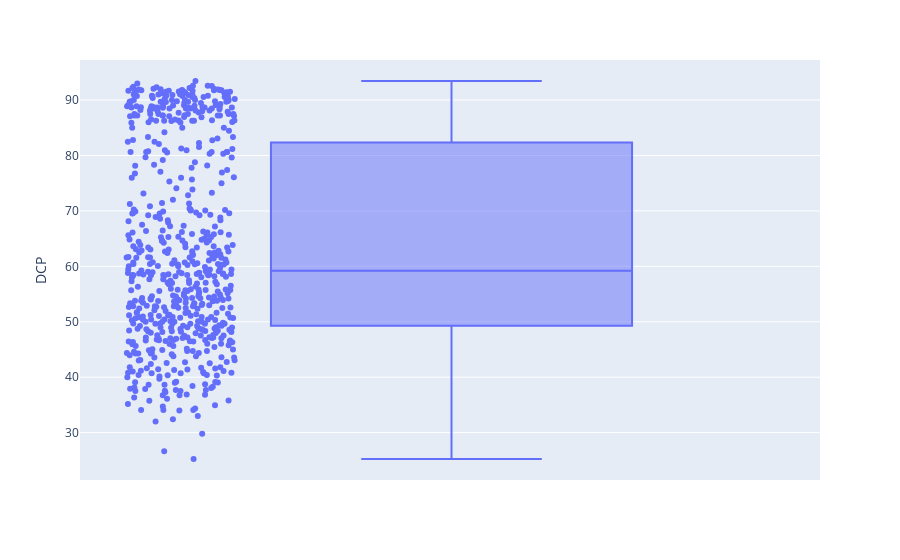

Write notebook code for a chart like this one.
### Code cell
fig = px.box(df.reset_index(), y='DCP', hover_data=['class'], points='all')
fig.show()

### Figure 1 — Plotly figure (JSON) as saved in the notebook; plotly's stock layout.template omitted (floating-point values rounded to 4 significant figures; data arrays with more than 128 entries replaced by an {"elided": "..."} marker saying what was removed)
{"data": [{"alignmentgroup": "True", "boxpoints": "all", "customdata": {"elided": "632x1 str values"}, "hovertemplate": "DCP=%{y}<br>class=%{customdata[0]}<extra></extra>", "legendgroup": "", "marker": {"color": "#636efa"}, "name": "", "notched": false, "offsetgroup": "", "orientation": "v", "showlegend": false, "type": "box", "x0": " ", "xaxis": "x", "y": {"elided": "632 float values"}, "y0": " ", "yaxis": "y"}], "layout": {"autosize": true, "boxmode": "group", "legend": {"tracegroupgap": 0}, "margin": {"t": 60}, "xaxis": {"anchor": "y", "autorange": true, "domain": [0, 1], "range": [-0.5063, 0.5], "type": "category"}, "yaxis": {"anchor": "x", "autorange": true, "domain": [0, 1], "range": [21.45, 97.23], "title": {"text": "DCP"}, "type": "linear"}}}
